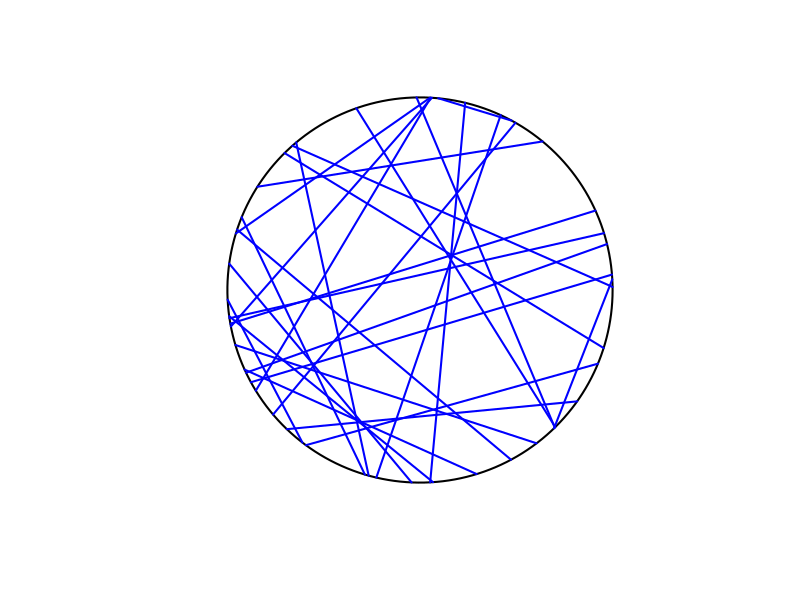

Source code (R):
# Simulate a uniform Poisson line process on a disk. 
# Author: H. Paul Keeler, 2019.

###START Parameters START###
#Poisson line process parameters
lambda=4; #intensity (ie mean density) of the Poisson line process

#Simulation disk dimensions
xx0=0; yy0=0; #center of disk
r=1; #disk radius
massLine=2*pi*r*lambda; #total measure/mass of the line process
###END Parameters END###

###START Simulate a Poisson line process on a disk START###
#Simulate Poisson point process
numbLines=rpois(1,massLine);#Poisson number of points

theta=2*pi*runif(numbLines); #choose angular component uniformly
p=r*runif(numbLines); #choose radial component uniformly
q=sqrt(r^2-p^2); #distance to circle edge (alonge line)

#calculate trig values
sin_theta=sin(theta);
cos_theta=cos(theta);

#calculate segment endpoints of Poisson line process
xx1=xx0+p*cos_theta+q*sin_theta;
yy1=yy0+p*sin_theta-q*cos_theta;
xx2=xx0+p*cos_theta-q*sin_theta;
yy2=yy0+p*sin_theta+q*cos_theta;
###END Simulate a Poisson line process on a disk END###

### START Plotting ###START
#draw circle
t=seq(0,2*pi,len=200);
xp=r*cos(t); yp=r*sin(t);
par(pty="s"); #use square plotting region
plot(xx0+xp,yy0+yp,xlab='',ylab='',type="l", col='black',axes=FALSE,lwd=2);
#plot segments of Poisson line process
segments(xx1,yy1,xx2,yy2,col='blue',lwd=2);
###END Plotting END###
